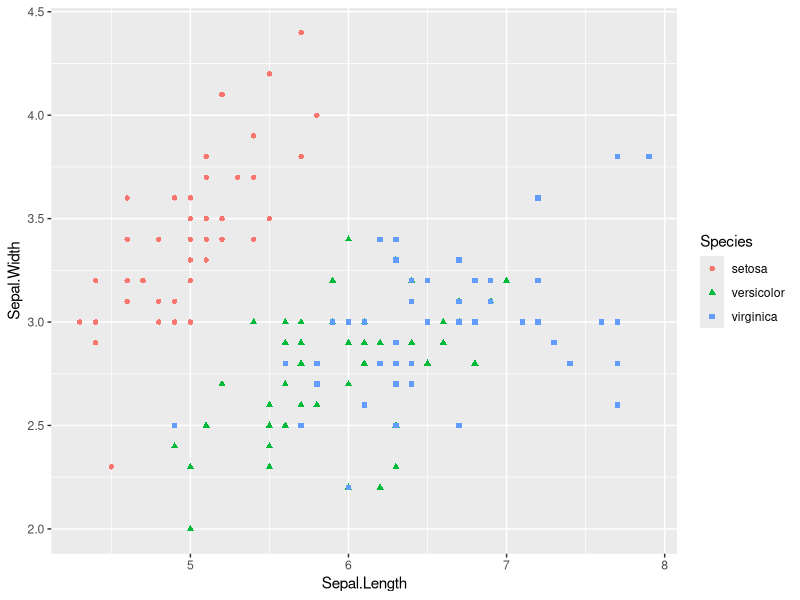
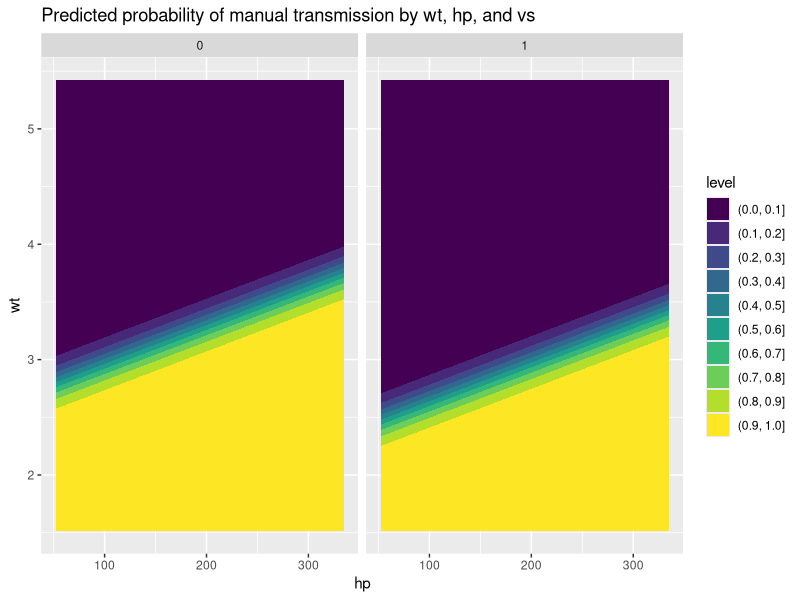
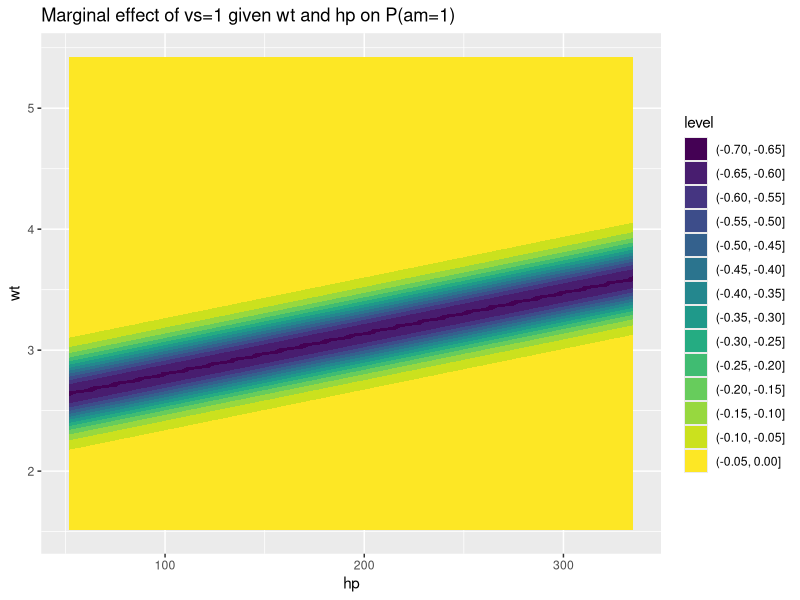
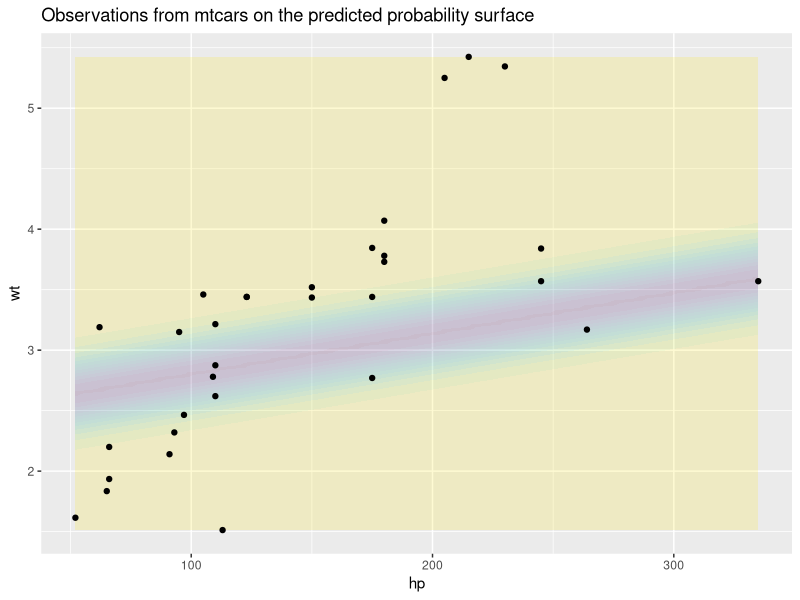
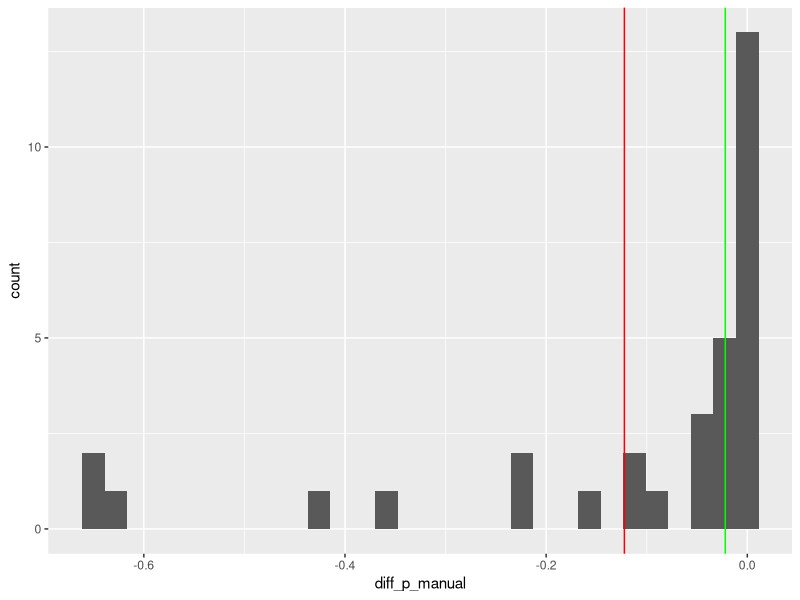

Write the R code that produced these figures, in order.
## ---- chunk 1
library(ggplot2)

iris |>
    ggplot(aes(Sepal.Length, Sepal.Width, group = Species, colour = Species, shape = Species)) + 
    geom_point()


## ---- chunk 2
library(tidyverse)
df <- iris |> mutate(is_setosa = Species == 'setosa')

mod_lm <- lm(Sepal.Width ~ Sepal.Length + is_setosa, data = df)

mod_lm
## ---- chunk 3
mod_logistic <- glm(
    am ~ mpg + vs,
    data = mtcars, 
    family = binomial()
    )

mod_logistic
## ---- chunk 4
summary(mod_logistic)

## ---- chunk 5
mod_logistic_2 <- glm(
    am ~ vs + wt + hp,
    data = mtcars, 
    family = binomial()
    )

summary(mod_logistic_2)
## ---- chunk 6

standardise <- function(x){
  (x - mean(x)) / sd(x)
}

mtcars_z <- mtcars
mtcars_z$wt_z = standardise(mtcars$wt)
mtcars_z$hp_z = standardise(mtcars$hp)

mod_logistic_2_z <- glm(
    am ~ vs + wt_z + hp_z,
    data = mtcars_z, 
    family = binomial()
    )

summary(mod_logistic_2_z)

## ---- chunk 7
min(mtcars$hp)
max(mtcars$hp)

min(mtcars$wt)
max(mtcars$wt)
## ---- chunk 8
predictors <- expand_grid(
  hp = seq(min(mtcars$hp), max(mtcars$hp), length.out = 100),
  wt = seq(min(mtcars$wt), max(mtcars$wt), length.out = 100)
)

predictors_straight <- predictors |> 
  mutate(vs = 1)

predictors_vshaped <- predictors |> 
  mutate(vs = 0)

## ---- chunk 9
predictions_predictors_straight <- predictors_straight |> 
  mutate(
    p_manual = predict(mod_logistic_2, type = "response", newdata = predictors_straight)
  )

predictions_predictors_vshaped <- predictors_vshaped |> 
  mutate(
    p_manual = predict(mod_logistic_2, type = "response", newdata = predictors_vshaped)
  )

## ---- chunk 10
predictions_predictors_straight |> 
  bind_rows(
    predictions_predictors_vshaped
  ) |> 
  ggplot(aes(x = hp, y = wt, z = p_manual)) + 
  geom_contour_filled() + 
  facet_wrap(~vs) +
  labs(
    title = "Predicted probability of manual transmission by wt, hp, and vs"
  )

## ---- chunk 11
predictions_predictors_straight |> 
  bind_rows(
    predictions_predictors_vshaped
  ) |> 
  group_by(hp, wt) |> 
  summarise(
    diff_p_manual = p_manual[vs==1] - p_manual[vs==0]
  ) |> 
  ungroup() |> 
  ggplot(
    aes(x = hp, y = wt, z = diff_p_manual)
  ) + 
  geom_contour_filled() + 
  labs(
    title = "Marginal effect of vs=1 given wt and hp on P(am=1)"
  )

## ---- chunk 12
predictions_predictors_straight |> 
  bind_rows(
    predictions_predictors_vshaped
  ) |> 
  group_by(hp, wt) |> 
  summarise(
    diff_p_manual = p_manual[vs==1] - p_manual[vs==0]
  ) |> 
  ungroup() |> 
  summarise(
    mean_diff_p_manual = mean(diff_p_manual)
  )

## ---- chunk 13
predictions_predictors_straight |> 
  bind_rows(
    predictions_predictors_vshaped
  ) |> 
  group_by(hp, wt) |> 
  summarise(
    diff_p_manual = p_manual[vs==1] - p_manual[vs==0]
  ) |> 
  ungroup() |> 
  ggplot(
    aes(x = hp, y = wt, z = diff_p_manual)
  ) + 
  geom_contour_filled(alpha = 0.2, show.legend = FALSE) + 
  labs(
    title = "Observations from mtcars on the predicted probability surface"
  ) +
  geom_point(
    aes(x = hp, y = wt), inherit.aes = FALSE,
    data = mtcars
  )

## ---- chunk 14
predictions_predictors_observed_straight <- mtcars |> 
  select(hp, wt) |> 
  mutate(vs = 1)

predictions_predictors_observed_straight <- predictions_predictors_observed_straight |> 
  mutate(
    p_manual = predict(mod_logistic_2, type = "response", newdata = predictions_predictors_observed_straight)
  )

predictions_predictors_observed_vshaped <- mtcars |> 
  select(hp, wt) |> 
  mutate(vs = 0) 

predictions_predictors_observed_vshaped <- predictions_predictors_observed_vshaped |> 
  mutate(
    p_manual = predict(mod_logistic_2, type = "response", newdata = predictions_predictors_observed_vshaped)
  )
  

predictions_predictors_observed <- 
  bind_rows(
    predictions_predictors_observed_straight,
    predictions_predictors_observed_vshaped
  )

predictions_marginal <- 
  predictions_predictors_observed |> 
    group_by(hp, wt) |> 
    summarise(
      diff_p_manual = p_manual[vs==1] - p_manual[vs==0]
    )

predictions_marginal |> 
  ggplot(aes(x = diff_p_manual)) + 
  geom_histogram() +
  geom_vline(aes(xintercept = mean(diff_p_manual)), colour = "red") + 
  geom_vline(aes(xintercept = median(diff_p_manual)), colour = "green")

